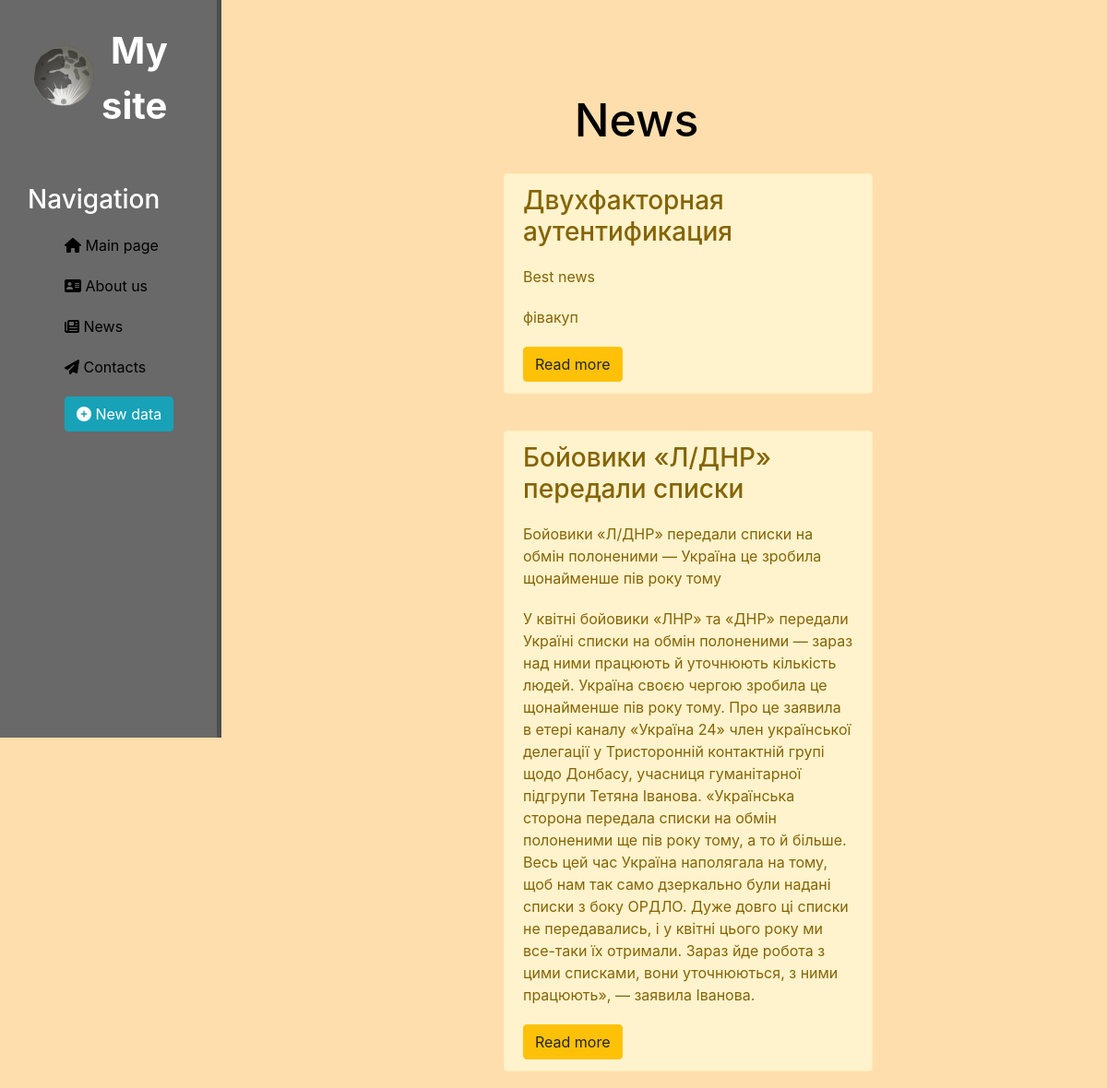
The page /news/ (upper part) on the database as committed earlier.
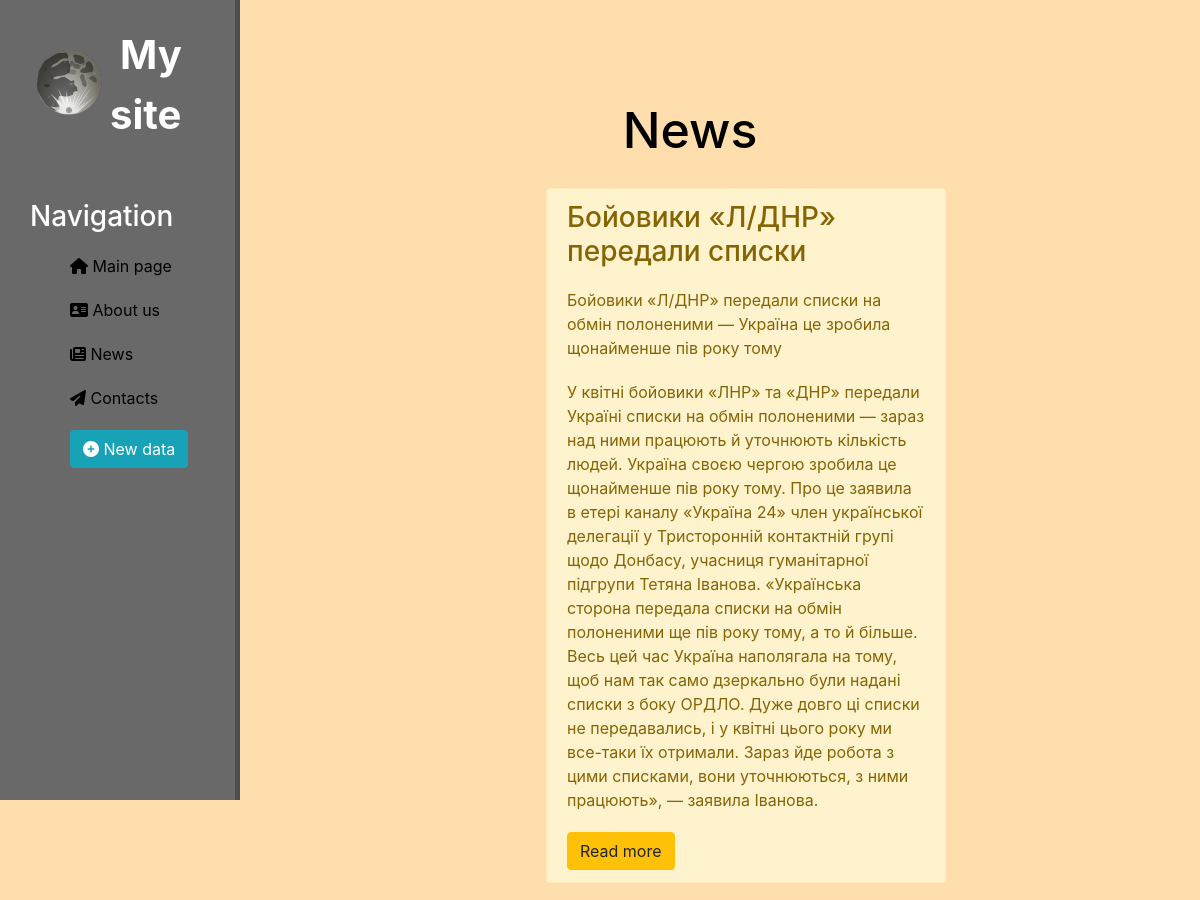
The same page on the database as committed later.
### news/models.py (models this page shows, shortened)
class Article(models.Model):
    title = models.CharField('Name', max_length=50)
    anons = models.CharField('Anons', max_length=250)
    full_text = models.TextField('Text')
    date = models.DateTimeField('Date of publication')
    class Meta:
        verbose_name = 'News'
        verbose_name_plural = 'News'

### news/views.py (the view)
# urls.py: path('', views.news_home, name='news_home'),
def news_home(request):
    news = Article.objects.order_by('-date')
    return render(request, 'news/news_home.html', {'news': news})

### news/templates/news/news_home.html (shortened to what this page needs)
{% extends 'firstapp/layout.html' %}
{% block content %}
    <div class="features">
        <h1>News</h1>
        {% if news %}
        {% for i in news %}
            <div class="alert alert-warning">
                <h3>{{ i.title }}</h3>
                <p>{{ i.anons }}</p>
                <p>{{ i.full_text }}</p>
                <a href="{% url 'news-detail' i.id %}" class="btn btn-warning">Read more</a>
            </div>
        {% endfor %}
        {% else %}
            <p>U don't have some news!</p>
        {% endif %}
    </div>
{% endblock %}

Rows that differ between the two databases and show on the page:
removed Article: title "Двухфакторная аутентификация", anons "Best news", full_text "фівакуп"
